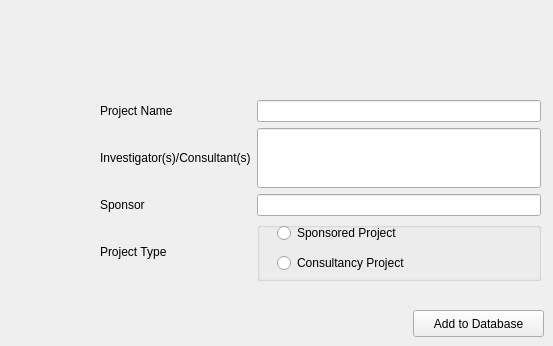
      <widget class="QWidget" name="AddProjectPage">
       <widget class="QWidget" name="gridLayoutWidget_2">
        <property name="geometry">
         <rect>
          <x>100</x>
          <y>100</y>
          <width>441</width>
          <height>181</height>
         </rect>
        </property>
        <layout class="QGridLayout" name="gridLayout_2">
         <item row="3" column="1">
          <widget class="QLineEdit" name="projectfacultyLineEdit">
           <property name="sizePolicy">
            <sizepolicy hsizetype="Expanding" vsizetype="Preferred">
             <horstretch>0</horstretch>
             <verstretch>0</verstretch>
            </sizepolicy>
           </property>
          </widget>
         </item>
         <item row="0" column="1">
          <widget class="QLineEdit" name="ProjectNameLineEdit"/>
         </item>
         <item row="0" column="0">
          <widget class="QLabel" name="ProjectNameLabel">
           <property name="text">
            <string>Project Name</string>
           </property>
          </widget>
         </item>
         <item row="4" column="0">
          <widget class="QLabel" name="ProjectYearLabel">
           <property name="text">
            <string>Sponsor</string>
           </property>
          </widget>
         </item>
         <item row="4" column="1">
          <widget class="QLineEdit" name="ProjectSponsorLineEdit"/>
         </item>
         <item row="5" column="0">
          <widget class="QLabel" name="label_4">
           <property name="text">
            <string>Project Type</string>
           </property>
          </widget>
         </item>
         <item row="5" column="1">
          <widget class="QGroupBox" name="groupBox">
           <property name="title">
            <string/>
           </property>
           <widget class="QRadioButton" name="SponsoredProjectRadioButton">
            <property name="geometry">
             <rect>
              <x>20</x>
              <y>0</y>
              <width>191</width>
              <height>22</height>
             </rect>
            </property>
            <property name="text">
             <string>Sponsored Project</string>
            </property>
           </widget>
           <widget class="QRadioButton" name="ConsultancyProjectRadioButton">
            <property name="geometry">
             <rect>
              <x>20</x>
              <y>30</y>
              <width>201</width>
              <height>22</height>
             </rect>
            </property>
            <property name="text">
             <string>Consultancy Project</string>
            </property>
           </widget>
          </widget>
         </item>
         <item row="3" column="0">
          <widget class="QLabel" name="FacultyLabel">
           <property name="text">
            <string>Investigator(s)/Consultant(s)</string>
           </property>
          </widget>
         </item>
        </layout>
       </widget>
       <widget class="QPushButton" name="AddProjectToDatabaseButton">
        <property name="geometry">
         <rect>
          <x>413</x>
          <y>310</y>
          <width>131</width>
          <height>27</height>
         </rect>
        </property>
        <property name="text">
         <string>Add to Database</string>
        </property>
       </widget>
      </widget>
